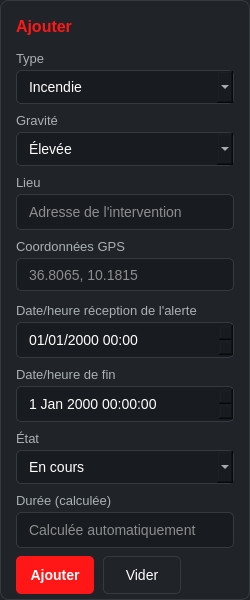
           <widget class="QFrame" name="frameAjouter">
            <property name="geometry">
             <rect>
              <x>16</x>
              <y>65</y>
              <width>250</width>
              <height>600</height>
             </rect>
            </property>
            <property name="styleSheet">
             <string notr="true">background-color: #202428;
  border: 1px solid #343A40;
  border-radius: 8px;</string>
            </property>
            <property name="frameShape">
             <enum>QFrame::Shape::StyledPanel</enum>
            </property>
            <property name="frameShadow">
             <enum>QFrame::Shadow::Raised</enum>
            </property>
            <widget class="QLabel" name="labelAjouter">
             <property name="geometry">
              <rect>
               <x>16</x>
               <y>14</y>
               <width>100</width>
               <height>25</height>
              </rect>
             </property>
             <property name="styleSheet">
              <string notr="true">color: #FF1717;
  font-size: 16px;
  font-weight: bold;
  background: transparent;
  border: none;</string>
             </property>
             <property name="text">
              <string>Ajouter</string>
             </property>
            </widget>
            <widget class="QLabel" name="labelType">
             <property name="geometry">
              <rect>
               <x>16</x>
               <y>48</y>
               <width>120</width>
               <height>20</height>
              </rect>
             </property>
             <property name="styleSheet">
              <string notr="true">color: #AAB0B6;
  font-size: 13px;
  background: transparent;
  border: none;</string>
             </property>
             <property name="text">
              <string>Type</string>
             </property>
            </widget>
            <widget class="QComboBox" name="comboType">
             <property name="geometry">
              <rect>
               <x>16</x>
               <y>70</y>
               <width>218</width>
               <height>34</height>
              </rect>
             </property>
             <property name="styleSheet">
              <string notr="true">QComboBox {
      background-color: #181B1F;
      color: white;
      border: 1px solid #343A40;
      border-radius: 5px;
      padding-left: 12px;
      font-size: 14px;
  }</string>
             </property>
             <item>
              <property name="text">
               <string>Incendie</string>
              </property>
             </item>
             <item>
              <property name="text">
               <string>Accident</string>
              </property>
             </item>
             <item>
              <property name="text">
               <string>Inondation</string>
              </property>
             </item>
            </widget>
            <widget class="QLabel" name="labelGravite">
             <property name="geometry">
              <rect>
               <x>16</x>
               <y>110</y>
               <width>120</width>
               <height>20</height>
              </rect>
             </property>
             <property name="styleSheet">
              <string notr="true">color: #AAB0B6;
  font-size: 13px;
  background: transparent;
  border: none;</string>
             </property>
             <property name="text">
              <string>Gravité</string>
             </property>
            </widget>
            <widget class="QComboBox" name="comboGravite">
             <property name="geometry">
              <rect>
               <x>16</x>
               <y>132</y>
               <width>218</width>
               <height>34</height>
              </rect>
             </property>
             <property name="styleSheet">
              <string notr="true">QComboBox {
      background-color: #181B1F;
      color: white;
      border: 1px solid #343A40;
      border-radius: 5px;
      padding-left: 12px;
      font-size: 14px;
  }</string>
             </property>
             <item>
              <property name="text">
               <string>Élevée</string>
              </property>
             </item>
             <item>
              <property name="text">
               <string>Moyenne</string>
              </property>
             </item>
             <item>
              <property name="text">
               <string>Faible</string>
              </property>
             </item>
            </widget>
            <widget class="QLabel" name="labelLieu">
             <property name="geometry">
              <rect>
               <x>16</x>
               <y>172</y>
               <width>120</width>
               <height>20</height>
              </rect>
             </property>
             <property name="styleSheet">
              <string notr="true">color: #AAB0B6;
  font-size: 13px;
  background: transparent;
  border: none;</string>
             </property>
             <property name="text">
              <string>Lieu</string>
             </property>
            </widget>
            <widget class="QLabel" name="labelGPS">
             <property name="geometry">
              <rect>
               <x>16</x>
               <y>236</y>
               <width>180</width>
               <height>20</height>
              </rect>
             </property>
             <property name="styleSheet">
              <string notr="true">color: #AAB0B6;
  font-size: 13px;
  background: transparent;
  border: none;</string>
             </property>
             <property name="text">
              <string>Coordonnées GPS</string>
             </property>
            </widget>
            <widget class="QLabel" name="labelReception">
             <property name="geometry">
              <rect>
               <x>16</x>
               <y>300</y>
               <width>218</width>
               <height>20</height>
              </rect>
             </property>
             <property name="styleSheet">
              <string notr="true">color: #AAB0B6;
  font-size: 13px;
  background: transparent;
  border: none;</string>
             </property>
             <property name="text">
              <string>Date/heure réception de l'alerte</string>
             </property>
            </widget>
            <widget class="QLabel" name="labelFin">
             <property name="geometry">
              <rect>
               <x>16</x>
               <y>364</y>
               <width>180</width>
               <height>20</height>
              </rect>
             </property>
             <property name="styleSheet">
              <string notr="true">color: #AAB0B6;
  font-size: 13px;
  background: transparent;
  border: none;</string>
             </property>
             <property name="text">
              <string>Date/heure de fin</string>
             </property>
            </widget>
            <widget class="QLabel" name="labelEtat">
             <property name="geometry">
              <rect>
               <x>16</x>
               <y>428</y>
               <width>120</width>
               <height>20</height>
              </rect>
             </property>
             <property name="styleSheet">
              <string notr="true">color: #AAB0B6;
  font-size: 13px;
  background: transparent;
  border: none;</string>
             </property>
             <property name="text">
              <string>État</string>
             </property>
            </widget>
            <widget class="QLineEdit" name="editLieu">
             <property name="geometry">
              <rect>
               <x>16</x>
               <y>194</y>
               <width>218</width>
               <height>36</height>
              </rect>
             </property>
             <property name="styleSheet">
              <string notr="true">QLineEdit {
      background-color: #181B1F;
      color: white;
      border: 1px solid #343A40;
      border-radius: 5px;
      padding-left: 10px;
      font-size: 14px;
  }</string>
             </property>
             <property name="text">
              <string/>
             </property>
             <property name="placeholderText">
              <string>Adresse de l'intervention</string>
             </property>
            </widget>
            <widget class="QLineEdit" name="editGPS">
             <property name="geometry">
              <rect>
               <x>16</x>
               <y>258</y>
               <width>218</width>
               <height>33</height>
              </rect>
             </property>
             <property name="styleSheet">
              <string notr="true">QLineEdit {
      background-color: #181B1F;
      color: white;
      border: 1px solid #343A40;
      border-radius: 5px;
      padding-left: 10px;
      font-size: 14px;
  }</string>
             </property>
             <property name="placeholderText">
              <string>36.8065, 10.1815</string>
             </property>
            </widget>
            <widget class="QDateTimeEdit" name="dateReception">
             <property name="geometry">
              <rect>
               <x>16</x>
               <y>322</y>
               <width>218</width>
               <height>36</height>
              </rect>
             </property>
             <property name="styleSheet">
              <string notr="true">QDateTimeEdit {
      background-color: #181B1F;
      color: white;
      border: 1px solid #343A40;
      border-radius: 5px;
      padding-left: 10px;
      font-size: 14px;
  }</string>
             </property>
             <property name="displayFormat">
              <string>dd/MM/yyyy HH:mm</string>
             </property>
            </widget>
            <widget class="QDateTimeEdit" name="dateFin">
             <property name="geometry">
              <rect>
               <x>16</x>
               <y>386</y>
               <width>218</width>
               <height>36</height>
              </rect>
             </property>
             <property name="styleSheet">
              <string notr="true">QDateTimeEdit {
      background-color: #181B1F;
      color: white;
      border: 1px solid #343A40;
      border-radius: 5px;
      padding-left: 10px;
      font-size: 14px;
  }</string>
             </property>
            </widget>
            <widget class="QComboBox" name="comboEtat">
             <property name="geometry">
              <rect>
               <x>16</x>
               <y>450</y>
               <width>218</width>
               <height>34</height>
              </rect>
             </property>
             <property name="styleSheet">
              <string notr="true">QComboBox {
      background-color: #181B1F;
      color: white;
      border: 1px solid #343A40;
      border-radius: 5px;
      padding-left: 12px;
      font-size: 14px;
  }</string>
             </property>
             <item>
              <property name="text">
               <string>En cours</string>
              </property>
             </item>
             <item>
              <property name="text">
               <string>Terminée</string>
              </property>
             </item>
            </widget>
            <widget class="QLabel" name="labelDuree">
             <property name="geometry">
              <rect>
               <x>16</x>
               <y>490</y>
               <width>120</width>
               <height>20</height>
              </rect>
             </property>
             <property name="styleSheet">
              <string notr="true">color: #AAB0B6;
  font-size: 13px;
  background: transparent;
  border: none;</string>
             </property>
             <property name="text">
              <string>Durée (calculée)</string>
             </property>
            </widget>
            <widget class="QLineEdit" name="editDuree">
             <property name="geometry">
              <rect>
               <x>16</x>
               <y>512</y>
               <width>218</width>
               <height>36</height>
              </rect>
             </property>
             <property name="styleSheet">
              <string notr="true">QLineEdit {
      background-color: #181B1F;
      color: white;
      border: 1px solid #343A40;
      border-radius: 5px;
      padding-left: 10px;
      font-size: 14px;
  }</string>
             </property>
             <property name="readOnly">
              <bool>true</bool>
             </property>
             <property name="placeholderText">
              <string>Calculée automatiquement</string>
             </property>
            </widget>
            <widget class="QPushButton" name="btnAjouter">
             <property name="geometry">
              <rect>
               <x>16</x>
               <y>556</y>
               <width>78</width>
               <height>38</height>
              </rect>
             </property>
             <property name="styleSheet">
              <string notr="true">QPushButton {
      background-color: #FF1717;
      color: white;
      border: none;
      border-radius: 5px;
      font-size: 14px;
      font-weight: bold;
  }

  QPushButton:hover {
      background-color: #E31313;
  }</string>
             </property>
             <property name="text">
              <string>Ajouter</string>
             </property>
            </widget>
            <widget class="QPushButton" name="btnVider">
             <property name="geometry">
              <rect>
               <x>103</x>
               <y>556</y>
               <width>78</width>
               <height>38</height>
              </rect>
             </property>
             <property name="styleSheet">
              <string notr="true">QPushButton {
      background-color: #202428;
      color: white;
      border: 1px solid #343A40;
      border-radius: 5px;
      font-size: 14px;
  }

  QPushButton:hover {
      background-color: #30353A;
  }</string>
             </property>
             <property name="text">
              <string>Vider</string>
             </property>
            </widget>
           </widget>
